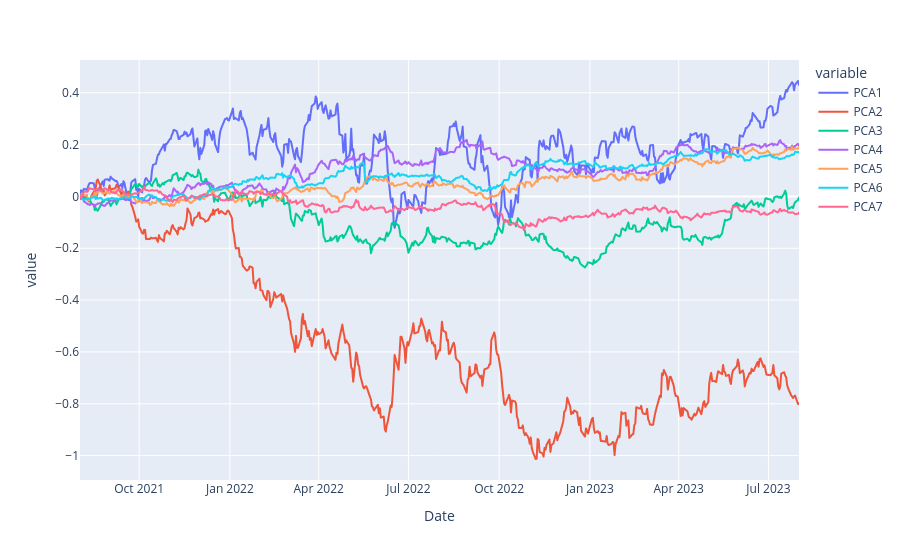

Notebook cell for this chart:
### Code cell
pd.options.plotting.backend = "plotly"
pca_result2.pca_ts_df.plot()

### Figure 1 — Plotly figure (JSON) as saved in the notebook; plotly's stock layout.template omitted (floating-point values rounded to 4 significant figures; data arrays with more than 128 entries replaced by an {"elided": "..."} marker saying what was removed)
{"data": [{"hovertemplate": "variable=PCA1<br>Date=%{x}<br>value=%{y}<extra></extra>", "legendgroup": "PCA1", "line": {"color": "#636efa", "dash": "solid"}, "marker": {"symbol": "circle"}, "mode": "lines", "name": "PCA1", "showlegend": true, "type": "scattergl", "x": {"elided": "503 str values"}, "xaxis": "x", "y": {"elided": "503 float values"}, "yaxis": "y"}, {"hovertemplate": "variable=PCA2<br>Date=%{x}<br>value=%{y}<extra></extra>", "legendgroup": "PCA2", "line": {"color": "#EF553B", "dash": "solid"}, "marker": {"symbol": "circle"}, "mode": "lines", "name": "PCA2", "showlegend": true, "type": "scattergl", "x": {"elided": "503 str values"}, "xaxis": "x", "y": {"elided": "503 float values"}, "yaxis": "y"}, {"hovertemplate": "variable=PCA3<br>Date=%{x}<br>value=%{y}<extra></extra>", "legendgroup": "PCA3", "line": {"color": "#00cc96", "dash": "solid"}, "marker": {"symbol": "circle"}, "mode": "lines", "name": "PCA3", "showlegend": true, "type": "scattergl", "x": {"elided": "503 str values"}, "xaxis": "x", "y": {"elided": "503 float values"}, "yaxis": "y"}, {"hovertemplate": "variable=PCA4<br>Date=%{x}<br>value=%{y}<extra></extra>", "legendgroup": "PCA4", "line": {"color": "#ab63fa", "dash": "solid"}, "marker": {"symbol": "circle"}, "mode": "lines", "name": "PCA4", "showlegend": true, "type": "scattergl", "x": {"elided": "503 str values"}, "xaxis": "x", "y": {"elided": "503 float values"}, "yaxis": "y"}, {"hovertemplate": "variable=PCA5<br>Date=%{x}<br>value=%{y}<extra></extra>", "legendgroup": "PCA5", "line": {"color": "#FFA15A", "dash": "solid"}, "marker": {"symbol": "circle"}, "mode": "lines", "name": "PCA5", "showlegend": true, "type": "scattergl", "x": {"elided": "503 str values"}, "xaxis": "x", "y": {"elided": "503 float values"}, "yaxis": "y"}, {"hovertemplate": "variable=PCA6<br>Date=%{x}<br>value=%{y}<extra></extra>", "legendgroup": "PCA6", "line": {"color": "#19d3f3", "dash": "solid"}, "marker": {"symbol": "circle"}, "mode": "lines", "name": "PCA6", "showlegend": true, "type": "scattergl", "x": {"elided": "503 str values"}, "xaxis": "x", "y": {"elided": "503 float values"}, "yaxis": "y"}, {"hovertemplate": "variable=PCA7<br>Date=%{x}<br>value=%{y}<extra></extra>", "legendgroup": "PCA7", "line": {"color": "#FF6692", "dash": "solid"}, "marker": {"symbol": "circle"}, "mode": "lines", "name": "PCA7", "showlegend": true, "type": "scattergl", "x": {"elided": "503 str values"}, "xaxis": "x", "y": {"elided": "503 float values"}, "yaxis": "y"}], "layout": {"legend": {"title": {"text": "variable"}, "tracegroupgap": 0}, "margin": {"t": 60}, "xaxis": {"anchor": "y", "domain": [0, 1], "title": {"text": "Date"}}, "yaxis": {"anchor": "x", "domain": [0, 1], "title": {"text": "value"}}}}
